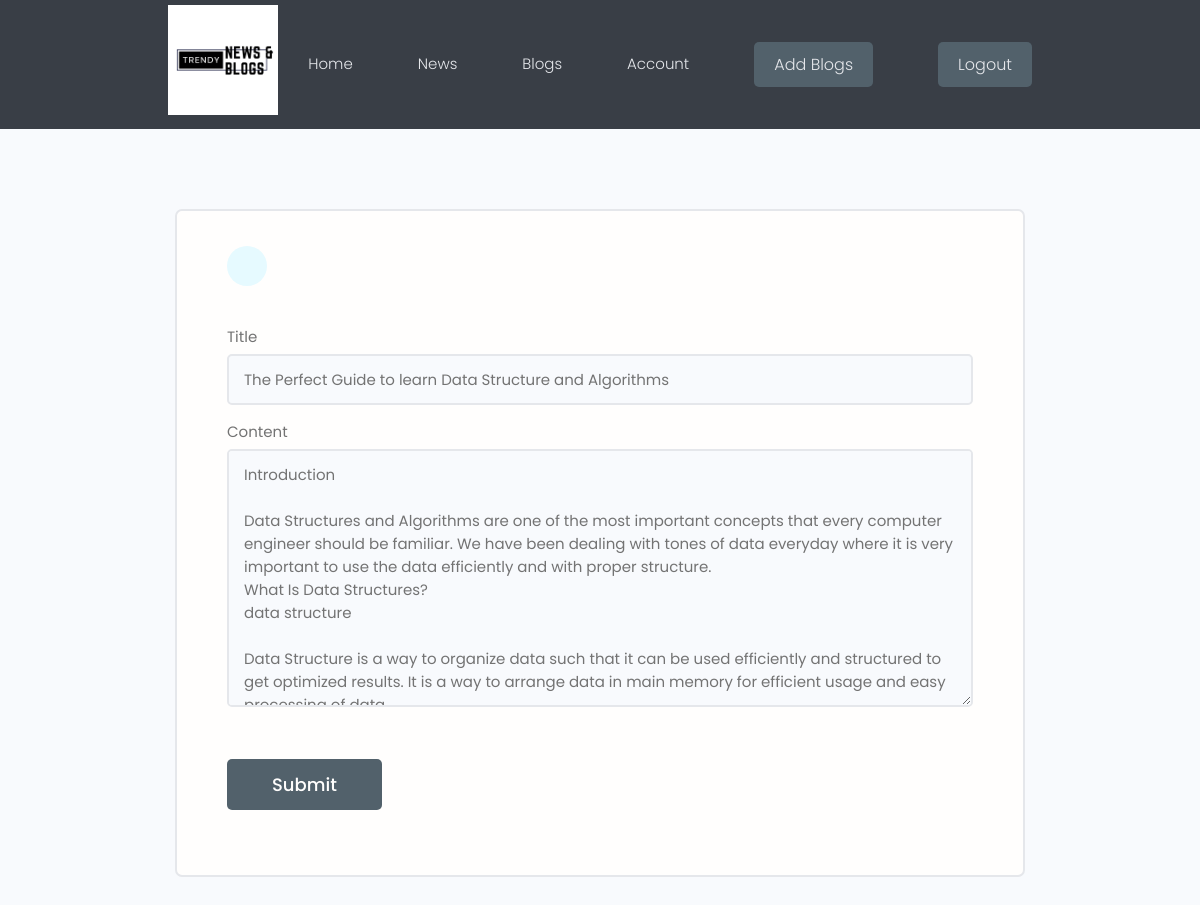
The page /blogs/update-blog/6/ (signed in) on the database as committed earlier.
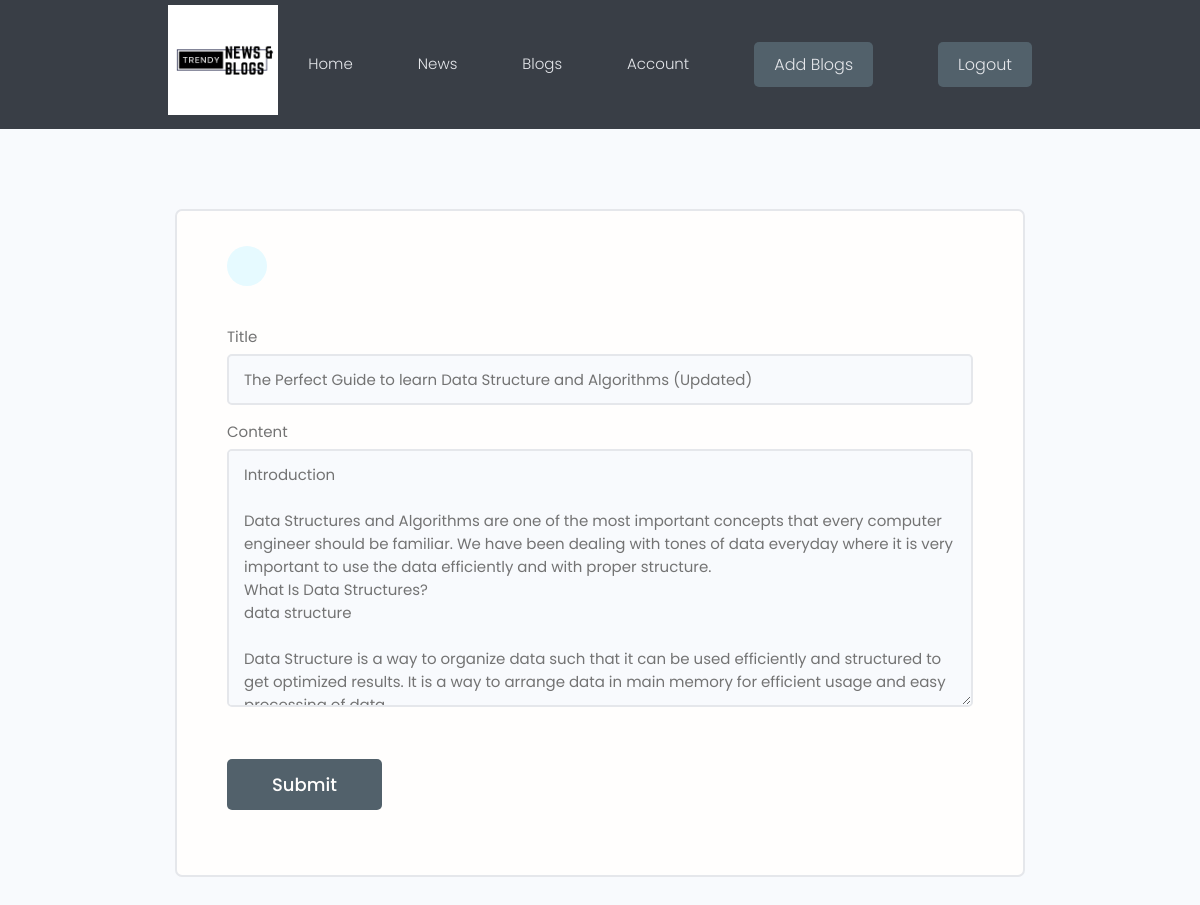
The same page on the database as committed later.
### blog/models.py (models this page shows, shortened)
class Post(models.Model):
    title = models.CharField(max_length=250)
    content = RichTextField(blank=True, null=True)
    author = models.ForeignKey(Profile,  on_delete=models.CASCADE, related_name="blog_posts")
    published = models.DateTimeField(default=timezone.now)
    class Meta:
        ordering = ['-published']

### blog/views.py (the view)
# urls.py: path('update-blog/<str:pk>/', views.updateBlog, name = "update-blog"),
@login_required(login_url='login')
def updateBlog(request, pk):
    profile = request.user.profile
    blog = profile.blog_posts.get(id=pk)
    form = BlogForm(instance=blog)
    if request.method == "POST":
        form = BlogForm(request.POST, instance=blog)
        if form.is_valid():
            form.save()
            return redirect("account")
    context = {'form': form, 'blog': blog}
    return render(request, 'blog_form.html', context)

### blog/forms.py
class BlogForm(ModelForm):
    class Meta:
        model = Post
        fields = ['title', 'content']
    def __init__(self, *args, **kwargs):
        super(BlogForm, self).__init__(*args, **kwargs)
        for name, field in self.fields.items():
            field.widget.attrs.update({'class': 'input'})

### templates/blog_form.html (shortened to what this page needs)
{% extends 'base.html' %} {% block content%}
<main class="formPage my-xl">
  <div class="content-box">
    <div class="formWrapper">
      <a class="backButton" href="{% url 'account' %}"
        ></a>
      <br />
      <form class="form" method="POST" enctype="multipart/form-data">
        {% csrf_token %} {% for field in form %}
        <div class="form__field">
          <label for="formInput#text">{{field.label}}</label>
          {{field}}
        </div>
        {% endfor %}
        <input
          class="btn btn--sub btn--lg my-md"
          type="submit"
          value="Submit"
        />
      </form>
    </div>
  </div>
</main>
{% endblock %}

Rows that differ between the two databases and show on the page:
changed Post: title "The Perfect Guide to learn Data Structure and Algorithms" → "The Perfect Guide to learn Data Structure and Algorithms (Updated)"
